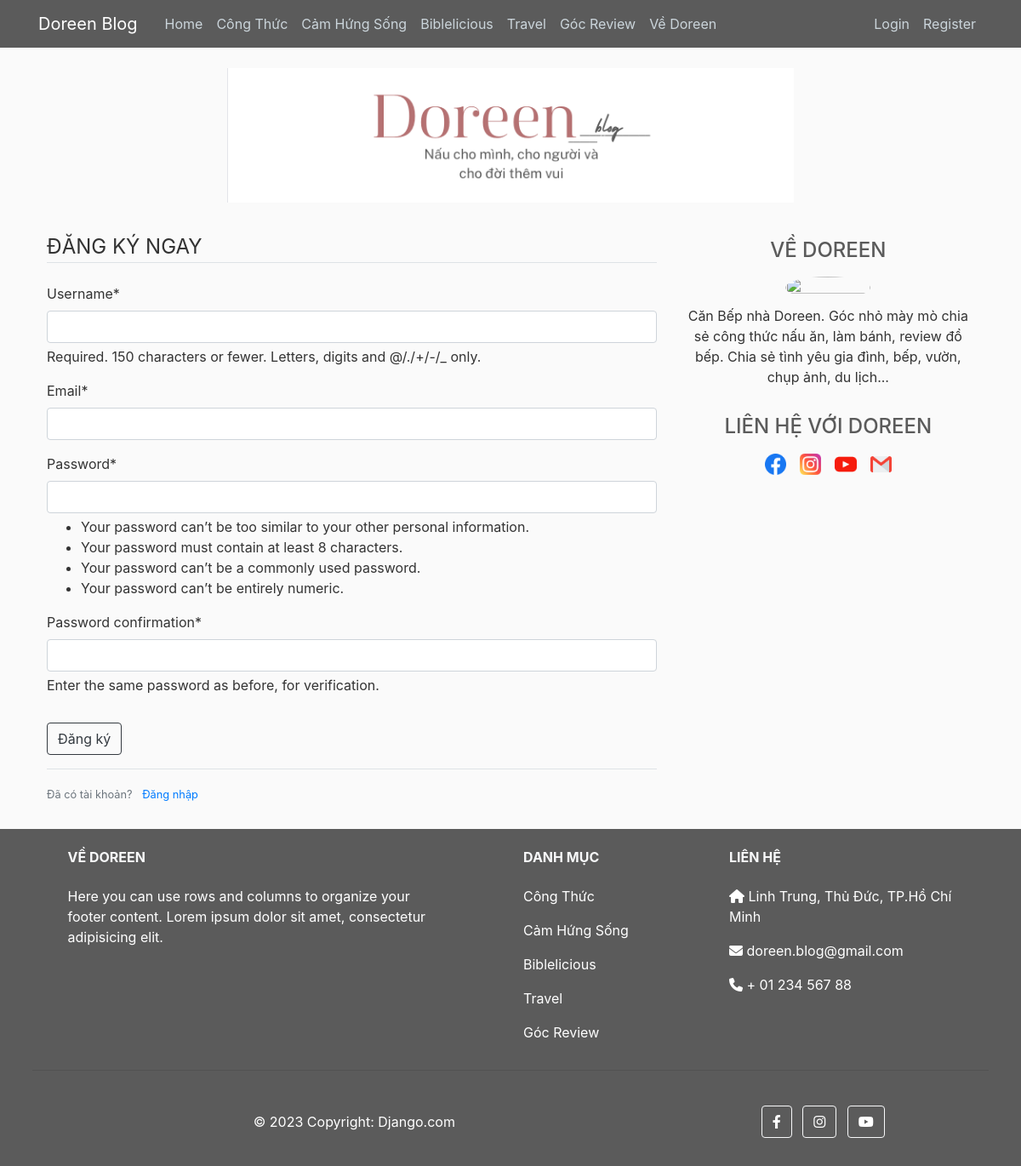
Screenshot of /register/ with the database file from the repository.
### blog/models.py (models this page shows, shortened)
class Categories(models.Model):
    name = models.CharField(max_length=100)
    slug = models.SlugField(blank=True)

### user/views.py (the view)
# urls.py: path('register/', user_view.register, name='register'),
def register(request):
    if request.method == 'POST':
        form = UserRegisterForm(request.POST)
        if form.is_valid():
            form.save()
            username = form.cleaned_data.get('username')
            messages.success(
                request, f'Your account has been created! You are now able to log in')
            return redirect('login')
    else:
        form = UserRegisterForm()
    return render(request, 'user/register.html', {'form': form})

### user/form.py
class UserRegisterForm(UserCreationForm):
    email = forms.EmailField()
    class Meta:
        model = User
        fields = ['username', 'email', 'password1', 'password2']

### blog/context_processors.py (called while the page is built)
def category_list(request):
    return {
        "categories": Categories.objects.all()
    }

### user/template/user/register.html (shortened to what this page needs)
{%extends "blog/base.html"%}
{%load crispy_forms_tags%}
{%block content%}
    <div class="content-section">
        <form method="POST">
            <fieldset class="form-group">
                <legend class="border-bottom mb-4">ĐĂNG KÝ NGAY</legend>
                {{form|crispy}}
            </fieldset>
            <div class="form-group">
                <button class="btn btn-outline-dark" type="submit" method="POST">Đăng ký</button>
            </div>
        </form>
        <div class="border-top pt-3">
            <small class="text-muted">
                Đã có tài khoản? <a class="ml-2" href="{%url 'login'%}">Đăng nhập</a>
            </small>
        </div>
    </div>
{%endblock content%}

### blog/template/blog/base.html (shortened to what this page needs)
{% load static %}
<!DOCTYPE html>
<html lang="en">
<head>
    <link rel="stylesheet" href="https://cdn.jsdelivr.net/npm/bootstrap@4.0.0/dist/css/bootstrap.min.css">
    <link rel="stylesheet" href="https://cdnjs.cloudflare.com/ajax/libs/font-awesome/6.4.0/css/all.min.css">
    <link rel="stylesheet" type="text/css" href="{%static 'style/main.css'%}">
    <link rel="stylesheet" type="text/css" href="{%static 'style/popular.css'%}">
</head>
<body>
    <header class="site-header">
      <nav class="navbar navbar-expand-md navbar-dark bg-steel fixed-top">
        <div class="container">
          <a class="navbar-brand mr-4" href="{% url 'home' %}">Doreen Blog</a>
          <div class="collapse navbar-collapse" id="navbarToggle">
            <div class="navbar-nav mr-auto">
              <a class="nav-item nav-link" href="{% url 'home' %}">Home</a>
              {% for category in categories %}
                <a class="nav-item nav-link" href="{%url 'category-detail' category.id%}">{{category.name }}</a>
              {% endfor %}
              <a class="nav-item nav-link" href="{% url 'home' %}">Về Doreen</a>
            </div>
            <div class="navbar-nav">
              {%if user.is_authenticated%}
                <a class="nav-item nav-link" href="{% url 'profile' %}">Profile</a>
                <a class="nav-item nav-link" href="{% url 'logout' %}">Logout</a>
              {%else%}
                <a class="nav-item nav-link" href="{% url 'login' %}">Login</a>
                <a class="nav-item nav-link" href="{% url 'register' %}">Register</a>
              {%endif%}
            </div>
          </div>
        </div>
      </nav>
    </header>
    <main role="main" class="container">
      <div id="logo" class="d-flex">
        <img src="{% static 'assets/logo.png' %}" />
      </div>
      <div class="row mt-4">
        <div class="col-md-8">
          {% block content %}{% endblock content%}
        </div>
        <div class="col-md-4">
          <div class="content-section">
            <div class="author-section">
              <h4 class="text-center py-2">
                VỀ DOREEN
              <div class="author-img d-flex justify-content-center">
                <img src="https://i1.wp.com/www.esheepkitchen.com/wp-content/uploads/2023/05/345043807_204872492333910_4222077120061922807_n.jpeg?resize=585%2C585&ssl=1" alt="">
              </div>
              <p class="text-center mt-2">Căn Bếp nhà Doreen. Góc nhỏ mày mò chia sẻ công thức nấu ăn, làm bánh, review đồ bếp. Chia sẻ tình yêu gia đình, bếp, vườn, chụp ảnh, du lịch...</p>
            </div>
            <div class="contact-section my-4">
              <h4 class="text-center py-2">
                LIÊN HỆ VỚI DOREEN
              <div class="d-flex justify-content-center social-icon-list">
                <a class="px-2" href="">
                  <img src="{% static 'assets/facebook.png' %}" />
                </a>
                <a class="px-2" href="">
                  <img src="{% static 'assets/instagram.png' %}" />
                </a>
                <a class="px-2" href="">
                  <img src="{% static 'assets/youtube.png' %}" />
                </a>
                <a class="px-2" href="">
                  <img src="{% static 'assets/gmail.png' %}" />
                </a>
              </div>
            </div>
          </div>
        </div>
      </div>
    </main>
    <footer
    class="text-center text-lg-start text-white"
    style="background-color: #5B5B5B"
    >
      <div class="container p-2 pb-0">
        <section class="">
          <div class="row text-left">
            <div class="col-md-5 col-lg-5 col-xl-5 mx-auto mt-3">
              <h6 class="text-light text-uppercase mb-4 font-weight-bold">
                Về Doreen
              </h6>
              <p>
                Here you can use rows and columns to organize your footer
                content. Lorem ipsum dolor sit amet, consectetur adipisicing
                elit.
              </p>
            </div>
            <div class="col-md-3 col-lg-2 col-xl-2 mx-auto mt-3">
              <h6 class=" text-light text-uppercase mb-4 font-weight-bold">
                Danh mục
              </h6>
              {% for category in categories %}
                <p>
                  <a class="text-white" href="{%url 'category-detail' category.id%}">{{category.name }}</a>
                </p>
              {% endfor %}
            </div>
            <div class="col-md-4 col-lg-3 col-xl-3 mx-auto mt-3">
              <h6 class="text-light text-uppercase mb-4 font-weight-bold">Liên hệ</h6>
              <p><i class="fas fa-home"></i> Linh Trung, Thủ Đức, TP.Hồ Chí Minh</p>
              <p><i class="fas fa-envelope"></i> doreen.blog@gmail.com</p>
              <p><i class="fas fa-phone"></i> + 01 234 567 88</p>
            </div>
          </div>
        </section>
        <hr class="my-3">
        <section class="p-3 pt-0">
          <div class="row d-flex align-items-center">
            <div class="col-md-7 col-lg-8 text-center text-md-start">
              <div class="p-3">
                © 2023 Copyright:
                <a class="text-white" href="https://mdbootstrap.com/"
                  >Django.com
                </a>
              </div>
            </div>
            <div class="col-md-5 col-lg-4 ml-lg-0 text-center text-md-end">
              <a
                class="btn btn-outline-light btn-floating btn-hover m-1"
                class="text-white"
                role="button"
              >
                <i class="fab fa-facebook-f"></i>
              </a>
              <a
                class="btn btn-outline-light btn-floating btn-hover m-1"
                class="text-white"
                role="button"
              >
                <i class="fab fa-instagram"></i>
              </a>
              <a
                class="btn btn-outline-light btn-floating btn-hover m-1"
                class="text-white"
                role="button"
              >
                <i class="fab fa-youtube"></i>
              </a>
            </div>
          </div>
        </section>
      </div>
  </footer>
</body>
</html>

### blog/static/style/main.css (style rules this page uses)
body { background: #fafafa; color: #333333; margin-top: 5rem; }
h1, h2, h3, h4, h5, h6 { color: #5B5B5B; }
ul { margin: 0; }
img { width: 100%; object-fit: cover; }
.bg-steel { background-color: #5B5B5B; }
.site-header .navbar-nav .nav-link { color: #cbd5db; }
.content-section { padding: 10px; border-radius: 3px; margin-bottom: 20px; }
.row { margin-right: -5px; margin-left: -5px; }
.col-4, .col-6, .col-md-8, .col-md-4 { padding-right: 5px; padding-left: 5px; }
#logo img { width: 60%; margin: 0 auto; }
.author-img img { width: 100px; height: 100%; object-fit: cover; border-radius: 50%; }
.social-icon-list { width: 48%; margin: 0 auto; }

### rows the page displays
Categories: name "Công Thức"
Categories: name "Cảm Hứng Sống"
Categories: name "Biblelicious"
Categories: name "Travel"
Categories: name "Góc Review"
